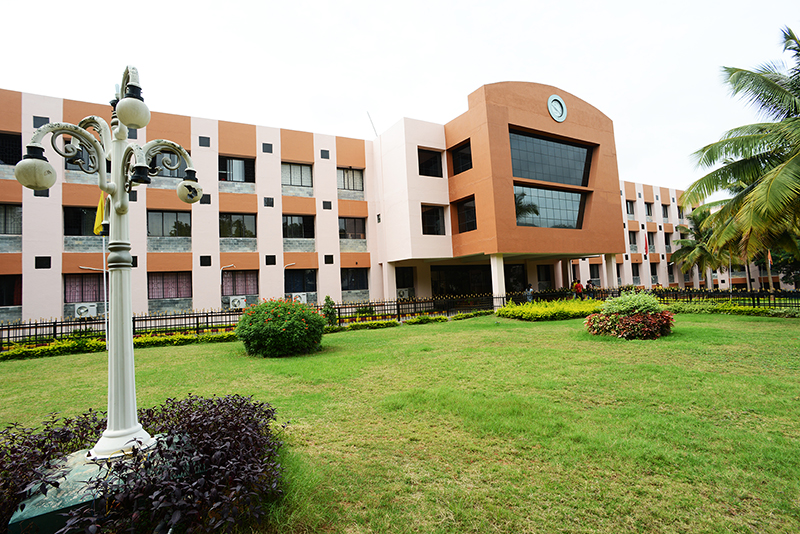
#> input picture nmit.png, 800 x 534 px
$ python -i imgsteg.py   (imports and definitions only)
#> lines starting #> are read from the running program, lines starting #| are printed output that depends on the picture
from tkinter import *
from tkinter import ttk
import tkinter.filedialog
from PIL import ImageTk
from PIL import Image
from tkinter import messagebox
from io import BytesIO
import  os

class Stegno:

    art ='''🎭🌐'''

    output_image_size = 0

    # [33 lines left out: function main, not called in this run]

    def home(self,frame):
            frame.destroy()
            self.main(root)

    # [203 lines left out: functions frame1_decode, frame2_decode, decode, frame1_encode, frame2_encode, info and 4 more, not called in this run]

    def page3(self,frame):
        frame.destroy()
        self.main(root)

# [1 line not run here, left out]

o = Stegno()
# [3 lines not run here, left out]

>>> import cv2
>>> picture = cv2.imread('nmit.png', cv2.IMREAD_GRAYSCALE)
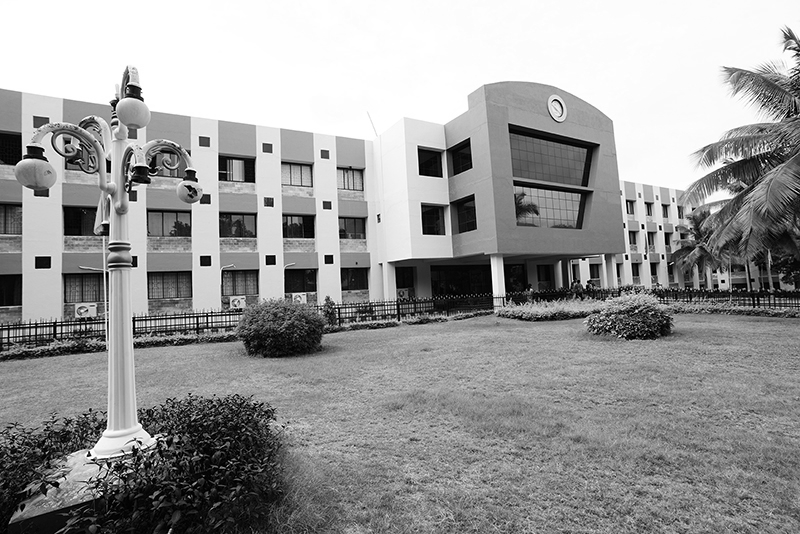
#> picture: shape (534, 800); min 0, max 255, mean 153.2
#> (the run stopped early here; a loop or call above may not have finished)
